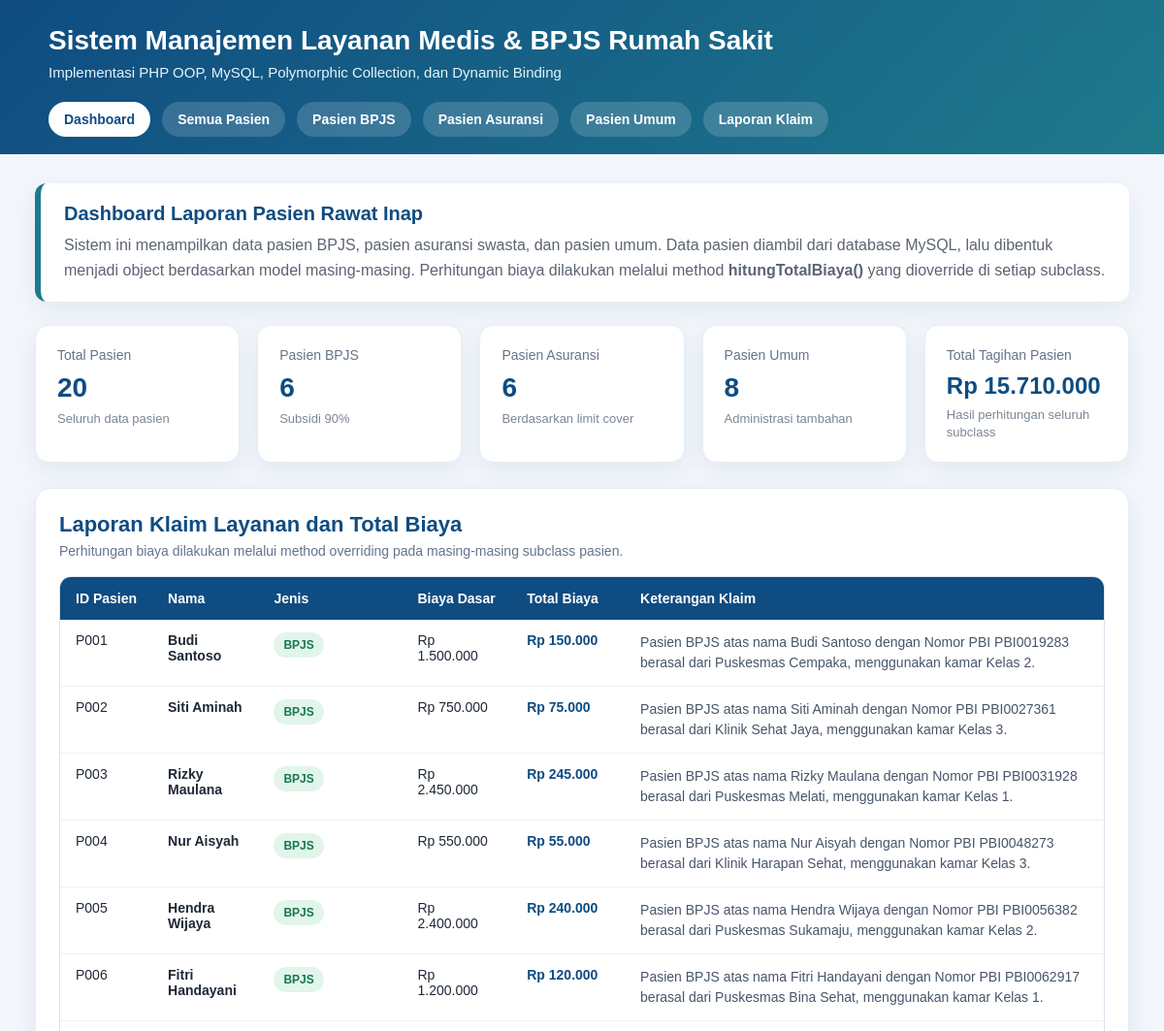
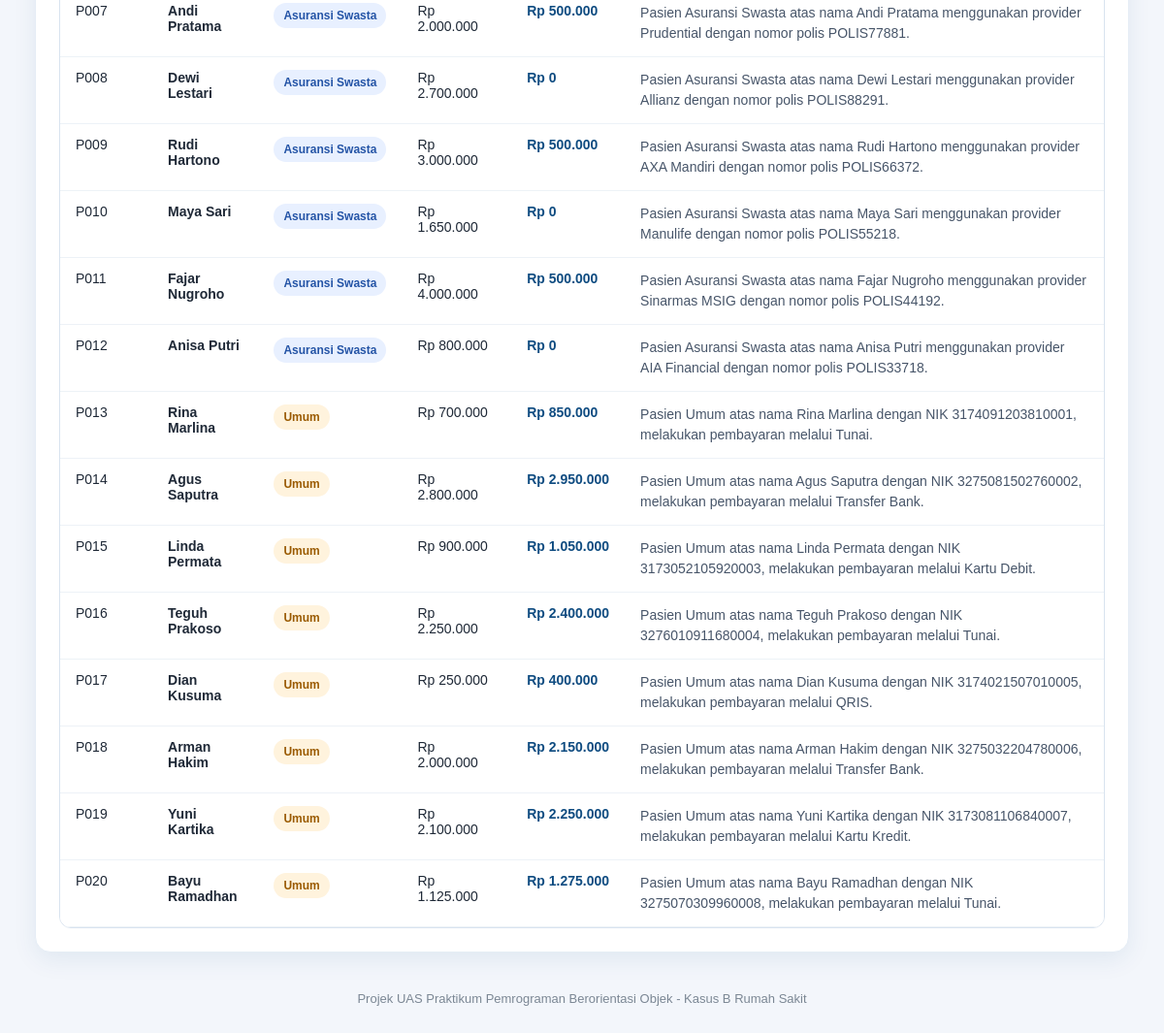
The page / on the database its author committed (2 pictures, top to bottom).
### tables this page shows
CREATE TABLE `pasien_bpjs` (
  `id_pasien` varchar(10) NOT NULL,
  `nomor_pbi` varchar(30) NOT NULL,
  `faskes_asal` varchar(100) NOT NULL,
  `kelas_kamar` varchar(20) NOT NULL
);

CREATE TABLE `pasien` (
  `id_pasien` varchar(10) NOT NULL,
  `nama` varchar(100) NOT NULL,
  `usia` int NOT NULL,
  `lama_rawat` int NOT NULL,
  `biaya_kamar_per_hari` decimal(12,2) NOT NULL,
  `jenis_pasien` enum('BPJS','ASURANSI','UMUM') NOT NULL
);

CREATE TABLE `pasien_asuransi_swasta` (
  `id_pasien` varchar(10) NOT NULL,
  `nama_provider` varchar(100) NOT NULL,
  `nomor_polis` varchar(30) NOT NULL,
  `limit_cover` decimal(12,2) NOT NULL
);

CREATE TABLE `pasien_umum` (
  `id_pasien` varchar(10) NOT NULL,
  `nik` varchar(20) NOT NULL,
  `metode_pembayaran` varchar(50) NOT NULL
);

### config/Koneksi.php (called while the page is built, shortened)
<?php
class Koneksi
{
    private $host = "localhost";
    private $username = "root";
    private $password = "";
    private $database = "rumah_sakit_pbo";
    public function __construct()
    {
        $this->conn = new mysqli(
            $this->host,
            $this->username,
            $this->password,
            $this->database
        );
    }
}

### dal/PasienDAL.php (called while the page is built, shortened)
<?php
require_once __DIR__ . "/../config/Koneksi.php";
require_once __DIR__ . "/../models/PasienBPJS.php";
require_once __DIR__ . "/../models/PasienAsuransiSwasta.php";
require_once __DIR__ . "/../models/PasienUmum.php";
class PasienDAL extends Koneksi
{
    public function getSemuaPasien()
    {
        $query = "
            SELECT
                pasien.id_pasien,
                pasien.nama,
                pasien.usia,
                pasien.lama_rawat,
                pasien.biaya_kamar_per_hari,
                pasien.jenis_pasien,
                pasien_bpjs.nomor_pbi,
                pasien_bpjs.faskes_asal,
                pasien_bpjs.kelas_kamar,
                pasien_asuransi_swasta.nama_provider,
                pasien_asuransi_swasta.nomor_polis,
                pasien_asuransi_swasta.limit_cover,
                pasien_umum.nik,
                pasien_umum.metode_pembayaran
            FROM pasien
            LEFT JOIN pasien_bpjs
                ON pasien.id_pasien = pasien_bpjs.id_pasien
            LEFT JOIN pasien_asuransi_swasta
                ON pasien.id_pasien = pasien_asuransi_swasta.id_pasien
            LEFT JOIN pasien_umum
                ON pasien.id_pasien = pasien_umum.id_pasien
            ORDER BY pasien.id_pasien ASC
        ";
        $result = $this->conn->query($query);
        $daftarPasien = [];
        while ($row = $result->fetch_assoc()) {
            $daftarPasien[] = $this->ubahKeObjekPasien($row);
        }
        return $daftarPasien;
    }
    private function ubahKeObjekPasien($row)
    {
        if ($row["jenis_pasien"] == "BPJS") {
            return new PasienBPJS(
                $row["id_pasien"],
                $row["nama"],
                $row["usia"],
                $row["lama_rawat"],
                $row["biaya_kamar_per_hari"],
                $row["nomor_pbi"],
                $row["faskes_asal"],
                $row["kelas_kamar"]
            );
        }
        if ($row["jenis_pasien"] == "ASURANSI") {
            return new PasienAsuransiSwasta(
                $row["id_pasien"],
                $row["nama"],
                $row["usia"],
                $row["lama_rawat"],
                $row["biaya_kamar_per_hari"],
                $row["nama_provider"],
                $row["nomor_polis"],
                $row["limit_cover"]
            );
        }
        if ($row["jenis_pasien"] == "UMUM") {
            return new PasienUmum(
                $row["id_pasien"],
                $row["nama"],
                $row["usia"],
                $row["lama_rawat"],
                $row["biaya_kamar_per_hari"],
                $row["nik"],
                $row["metode_pembayaran"]
            );
        }
        return null;
    }
}

### Models/Pasien.php (called while the page is built, shortened)
<?php
abstract class Pasien
{
    protected $idPasien;
    protected $nama;
    protected $lamaRawat;
    protected $biayaKamarPerHari;
    public function __construct($idPasien, $nama, $usia, $lamaRawat, $biayaKamarPerHari)
    {
        $this->idPasien = $idPasien;
        $this->nama = $nama;
        $this->lamaRawat = $lamaRawat;
        $this->biayaKamarPerHari = $biayaKamarPerHari;
    }
    public function getIdPasien()
    {
        return $this->idPasien;
    }
    public function getNama()
    {
        return $this->nama;
    }
    public function hitungBiayaDasar()
    {
        return $this->lamaRawat * $this->biayaKamarPerHari;
    }
}

### Models/PasienBPJS.php (called while the page is built, shortened)
<?php
require_once __DIR__ . "/Pasien.php";
class PasienBPJS extends Pasien
{
    private $nomorPBI;
    private $faskesAsal;
    private $kelasKamar;
    public function __construct($idPasien, $nama, $usia, $lamaRawat, $biayaKamarPerHari, $nomorPBI, $faskesAsal, $kelasKamar)
    {
        $this->nomorPBI = $nomorPBI;
        $this->faskesAsal = $faskesAsal;
        $this->kelasKamar = $kelasKamar;
    }
    public function hitungTotalBiaya()
    {
        return $this->hitungBiayaDasar() * 0.10;
    }
    public function cetakKlaimLayanan()
    {
        return "Pasien BPJS atas nama {$this->nama} dengan Nomor PBI {$this->nomorPBI} berasal dari {$this->faskesAsal}, menggunakan kamar {$this->kelasKamar}.";
    }
}

### Models/PasienAsuransiSwasta.php (called while the page is built, shortened)
<?php
require_once __DIR__ . "/Pasien.php";
class PasienAsuransiSwasta extends Pasien
{
    private $namaProvider;
    private $nomorPolis;
    private $limitCover;
    public function __construct($idPasien, $nama, $usia, $lamaRawat, $biayaKamarPerHari, $namaProvider, $nomorPolis, $limitCover)
    {
        $this->namaProvider = $namaProvider;
        $this->nomorPolis = $nomorPolis;
        $this->limitCover = $limitCover;
    }
    public function hitungTotalBiaya()
    {
        $biayaDasar = $this->hitungBiayaDasar();
        if ($biayaDasar > $this->limitCover) {
            return $biayaDasar - $this->limitCover;
        }
        return 0;
    }
    public function cetakKlaimLayanan()
    {
        return "Pasien Asuransi Swasta atas nama {$this->nama} menggunakan provider {$this->namaProvider} dengan nomor polis {$this->nomorPolis}.";
    }
}

### Models/PasienUmum.php (called while the page is built, shortened)
<?php
require_once __DIR__ . "/Pasien.php";
class PasienUmum extends Pasien
{
    private $nik;
    private $metodePembayaran;
    private $biayaAdministrasi = 150000;
    public function __construct($idPasien, $nama, $usia, $lamaRawat, $biayaKamarPerHari, $nik, $metodePembayaran)
    {
        $this->nik = $nik;
        $this->metodePembayaran = $metodePembayaran;
    }
    public function hitungTotalBiaya()
    {
        return $this->hitungBiayaDasar() + $this->biayaAdministrasi;
    }
    public function cetakKlaimLayanan()
    {
        return "Pasien Umum atas nama {$this->nama} dengan NIK {$this->nik}, melakukan pembayaran melalui {$this->metodePembayaran}.";
    }
}

### controllers/ManajemenRumahSakit.php (the view, shortened to what this page needs)
<?php
require_once __DIR__ . "/../dal/PasienDAL.php";
class ManajemenRumahSakit
{
    private $daftarPasien = [];
    public function __construct()
    {
        $this->pasienDAL = new PasienDAL();
        $this->daftarPasien = $this->pasienDAL->getSemuaPasien();
    }
    private function formatRupiah($angka)
    {
        return "Rp " . number_format($angka, 0, ",", ".");
    }
    private function getJenisPasien($pasien)
    {
        if ($pasien instanceof PasienBPJS) {
            return "BPJS";
        }
        if ($pasien instanceof PasienAsuransiSwasta) {
            return "Asuransi Swasta";
        }
        if ($pasien instanceof PasienUmum) {
            return "Umum";
        }
        return "Tidak Diketahui";
    }
    private function getBadgeClass($pasien)
    {
        if ($pasien instanceof PasienBPJS) {
            return "badge badge-bpjs";
        }
        if ($pasien instanceof PasienAsuransiSwasta) {
            return "badge badge-asuransi";
        }
        if ($pasien instanceof PasienUmum) {
            return "badge badge-umum";
        }
        return "badge";
    }
    public function tampilkanRingkasanStatistik()
    {
        $totalPasien = count($this->daftarPasien);
        $totalBPJS = 0;
        $totalAsuransi = 0;
        $totalUmum = 0;
        $totalBiaya = 0;
        foreach ($this->daftarPasien as $pasien) {
            if ($pasien instanceof PasienBPJS) {
                $totalBPJS++;
            } elseif ($pasien instanceof PasienAsuransiSwasta) {
                $totalAsuransi++;
            } elseif ($pasien instanceof PasienUmum) {
                $totalUmum++;
            }
            $totalBiaya += $pasien->hitungTotalBiaya();
        }
        echo "
            <div class='stats-grid'>
                <div class='stat-card'>
                    <p>Total Pasien</p>
                    <h3>{$totalPasien}</h3>
                    <span>Seluruh data pasien</span>
                </div>
                <div class='stat-card'>
                    <p>Pasien BPJS</p>
                    <h3>{$totalBPJS}</h3>
                    <span>Subsidi 90%</span>
                </div>
                <div class='stat-card'>
                    <p>Pasien Asuransi</p>
                    <h3>{$totalAsuransi}</h3>
                    <span>Berdasarkan limit cover</span>
                </div>
                <div class='stat-card'>
                    <p>Pasien Umum</p>
                    <h3>{$totalUmum}</h3>
                    <span>Administrasi tambahan</span>
                </div>
                <div class='stat-card wide'>
                    <p>Total Tagihan Pasien</p>
                    <h3>" . $this->formatRupiah($totalBiaya) . "</h3>
                    <span>Hasil perhitungan seluruh subclass</span>
                </div>
            </div>
        ";
    }
    public function cetakLaporanKlaimLayanan()
    {
        echo "
            <div class='section-header'>
                <div>
                    <h2>Laporan Klaim Layanan dan Total Biaya</h2>
                    <p>Perhitungan biaya dilakukan melalui method overriding pada masing-masing subclass pasien.</p>
                </div>
            </div>
        ";
        echo "<div class='table-wrapper'>";
        echo "<table class='data-table'>";
        echo "
            <tr>
                <th>ID Pasien</th>
                <th>Nama</th>
                <th>Jenis</th>
                <th>Biaya Dasar</th>
                <th>Total Biaya</th>
                <th>Keterangan Klaim</th>
            </tr>
        ";
        foreach ($this->daftarPasien as $pasien) {
            echo "<tr>";
            echo "<td>" . htmlspecialchars($pasien->getIdPasien()) . "</td>";
            echo "<td class='name-cell'>" . htmlspecialchars($pasien->getNama()) . "</td>";
            echo "<td><span class='" . $this->getBadgeClass($pasien) . "'>" . $this->getJenisPasien($pasien) . "</span></td>";
            echo "<td>" . $this->formatRupiah($pasien->hitungBiayaDasar()) . "</td>";
            echo "<td class='total-cell'>" . $this->formatRupiah($pasien->hitungTotalBiaya()) . "</td>";
            echo "<td class='desc-cell'>" . htmlspecialchars($pasien->cetakKlaimLayanan()) . "</td>";
            echo "</tr>";
        }
        echo "</table>";
        echo "</div>";
    }
}

### rows shown on the page
pasien_bpjs: id_pasien.id_pasien "P001", id_pasien.nama "Budi Santoso", JenisPasien "BPJS", id_pasien.biaya_kamar_per_hari "Rp 1.500.000", id_pasien.biaya_kamar_per_hari "Rp 150.000", $pasien->cetakKlaimLayanan() "Pasien BPJS atas nama Budi Santoso dengan Nomor PBI PBI0019283 berasal dari Puskesmas Cempaka, menggunakan kamar Kelas 2."
pasien_bpjs: id_pasien.id_pasien "P002", id_pasien.nama "Siti Aminah", JenisPasien "BPJS", id_pasien.biaya_kamar_per_hari "Rp 750.000", id_pasien.biaya_kamar_per_hari "Rp 75.000", $pasien->cetakKlaimLayanan() "Pasien BPJS atas nama Siti Aminah dengan Nomor PBI PBI0027361 berasal dari Klinik Sehat Jaya, menggunakan kamar Kelas 3."
pasien_bpjs: id_pasien.id_pasien "P003", id_pasien.nama "Rizky Maulana", JenisPasien "BPJS", id_pasien.biaya_kamar_per_hari "Rp 2.450.000", id_pasien.biaya_kamar_per_hari "Rp 245.000", $pasien->cetakKlaimLayanan() "Pasien BPJS atas nama Rizky Maulana dengan Nomor PBI PBI0031928 berasal dari Puskesmas Melati, menggunakan kamar Kelas 1."
pasien_bpjs: id_pasien.id_pasien "P004", id_pasien.nama "Nur Aisyah", JenisPasien "BPJS", id_pasien.biaya_kamar_per_hari "Rp 550.000", id_pasien.biaya_kamar_per_hari "Rp 55.000", $pasien->cetakKlaimLayanan() "Pasien BPJS atas nama Nur Aisyah dengan Nomor PBI PBI0048273 berasal dari Klinik Harapan Sehat, menggunakan kamar Kelas 3."
pasien_bpjs: id_pasien.id_pasien "P005", id_pasien.nama "Hendra Wijaya", JenisPasien "BPJS", id_pasien.biaya_kamar_per_hari "Rp 2.400.000", id_pasien.biaya_kamar_per_hari "Rp 240.000", $pasien->cetakKlaimLayanan() "Pasien BPJS atas nama Hendra Wijaya dengan Nomor PBI PBI0056382 berasal dari Puskesmas Sukamaju, menggunakan kamar Kelas 2."
pasien_bpjs: id_pasien.id_pasien "P006", id_pasien.nama "Fitri Handayani", JenisPasien "BPJS", id_pasien.biaya_kamar_per_hari "Rp 1.200.000", id_pasien.biaya_kamar_per_hari "Rp 120.000", $pasien->cetakKlaimLayanan() "Pasien BPJS atas nama Fitri Handayani dengan Nomor PBI PBI0062917 berasal dari Puskesmas Bina Sehat, menggunakan kamar Kelas 1."
pasien_asuransi_swasta: id_pasien.id_pasien "P007", id_pasien.nama "Andi Pratama", JenisPasien "Asuransi Swasta", id_pasien.biaya_kamar_per_hari "Rp 2.000.000", $this->formatRupiah($pasien->hitungTotalBiaya()) "Rp 500.000", $pasien->cetakKlaimLayanan() "Pasien Asuransi Swasta atas nama Andi Pratama menggunakan provider Prudential dengan nomor polis POLIS77881."
pasien_asuransi_swasta: id_pasien.id_pasien "P008", id_pasien.nama "Dewi Lestari", JenisPasien "Asuransi Swasta", id_pasien.biaya_kamar_per_hari "Rp 2.700.000", hitungTotalBiaya "Rp 0", $pasien->cetakKlaimLayanan() "Pasien Asuransi Swasta atas nama Dewi Lestari menggunakan provider Allianz dengan nomor polis POLIS88291."
pasien_asuransi_swasta: id_pasien.id_pasien "P009", id_pasien.nama "Rudi Hartono", JenisPasien "Asuransi Swasta", id_pasien.biaya_kamar_per_hari "Rp 3.000.000", $this->formatRupiah($pasien->hitungTotalBiaya()) "Rp 500.000", $pasien->cetakKlaimLayanan() "Pasien Asuransi Swasta atas nama Rudi Hartono menggunakan provider AXA Mandiri dengan nomor polis POLIS66372."
pasien_asuransi_swasta: id_pasien.id_pasien "P010", id_pasien.nama "Maya Sari", JenisPasien "Asuransi Swasta", id_pasien.biaya_kamar_per_hari "Rp 1.650.000", hitungTotalBiaya "Rp 0", $pasien->cetakKlaimLayanan() "Pasien Asuransi Swasta atas nama Maya Sari menggunakan provider Manulife dengan nomor polis POLIS55218."
pasien_asuransi_swasta: id_pasien.id_pasien "P011", id_pasien.nama "Fajar Nugroho", JenisPasien "Asuransi Swasta", id_pasien.biaya_kamar_per_hari "Rp 4.000.000", $this->formatRupiah($pasien->hitungTotalBiaya()) "Rp 500.000", $pasien->cetakKlaimLayanan() "Pasien Asuransi Swasta atas nama Fajar Nugroho menggunakan provider Sinarmas MSIG dengan nomor polis POLIS44192."
pasien_asuransi_swasta: id_pasien.id_pasien "P012", id_pasien.nama "Anisa Putri", JenisPasien "Asuransi Swasta", id_pasien.biaya_kamar_per_hari "Rp 800.000", hitungTotalBiaya "Rp 0", $pasien->cetakKlaimLayanan() "Pasien Asuransi Swasta atas nama Anisa Putri menggunakan provider AIA Financial dengan nomor polis POLIS33718."
pasien_umum: id_pasien.id_pasien "P013", id_pasien.nama "Rina Marlina", JenisPasien "Umum", id_pasien.biaya_kamar_per_hari "Rp 700.000", id_pasien.biaya_kamar_per_hari "Rp 850.000", $pasien->cetakKlaimLayanan() "Pasien Umum atas nama Rina Marlina dengan NIK 3174091203810001, melakukan pembayaran melalui Tunai."
pasien_umum: id_pasien.id_pasien "P014", id_pasien.nama "Agus Saputra", JenisPasien "Umum", id_pasien.biaya_kamar_per_hari "Rp 2.800.000", id_pasien.biaya_kamar_per_hari "Rp 2.950.000", $pasien->cetakKlaimLayanan() "Pasien Umum atas nama Agus Saputra dengan NIK 3275081502760002, melakukan pembayaran melalui Transfer Bank."
pasien_umum: id_pasien.id_pasien "P015", id_pasien.nama "Linda Permata", JenisPasien "Umum", id_pasien.biaya_kamar_per_hari "Rp 900.000", id_pasien.biaya_kamar_per_hari "Rp 1.050.000", $pasien->cetakKlaimLayanan() "Pasien Umum atas nama Linda Permata dengan NIK 3173052105920003, melakukan pembayaran melalui Kartu Debit."
pasien_umum: id_pasien.id_pasien "P016", id_pasien.nama "Teguh Prakoso", JenisPasien "Umum", id_pasien.biaya_kamar_per_hari "Rp 2.250.000", id_pasien.biaya_kamar_per_hari "Rp 2.400.000", $pasien->cetakKlaimLayanan() "Pasien Umum atas nama Teguh Prakoso dengan NIK 3276010911680004, melakukan pembayaran melalui Tunai."
pasien_umum: id_pasien.id_pasien "P017", id_pasien.nama "Dian Kusuma", JenisPasien "Umum", id_pasien.biaya_kamar_per_hari "Rp 250.000", id_pasien.biaya_kamar_per_hari "Rp 400.000", $pasien->cetakKlaimLayanan() "Pasien Umum atas nama Dian Kusuma dengan NIK 3174021507010005, melakukan pembayaran melalui QRIS."
pasien_umum: id_pasien.id_pasien "P018", id_pasien.nama "Arman Hakim", JenisPasien "Umum", id_pasien.biaya_kamar_per_hari "Rp 2.000.000", id_pasien.biaya_kamar_per_hari "Rp 2.150.000", $pasien->cetakKlaimLayanan() "Pasien Umum atas nama Arman Hakim dengan NIK 3275032204780006, melakukan pembayaran melalui Transfer Bank."
pasien_umum: id_pasien.id_pasien "P019", id_pasien.nama "Yuni Kartika", JenisPasien "Umum", id_pasien.biaya_kamar_per_hari "Rp 2.100.000", id_pasien.biaya_kamar_per_hari "Rp 2.250.000", $pasien->cetakKlaimLayanan() "Pasien Umum atas nama Yuni Kartika dengan NIK 3173081106840007, melakukan pembayaran melalui Kartu Kredit."
pasien_umum: id_pasien.id_pasien "P020", id_pasien.nama "Bayu Ramadhan", JenisPasien "Umum", id_pasien.biaya_kamar_per_hari "Rp 1.125.000", id_pasien.biaya_kamar_per_hari "Rp 1.275.000", $pasien->cetakKlaimLayanan() "Pasien Umum atas nama Bayu Ramadhan dengan NIK 3275070309960008, melakukan pembayaran melalui Tunai."

### other values the page prints
$totalPasien "20"
$totalBPJS "6"
$totalAsuransi "6"
$totalUmum "8"
$this->formatRupiah($totalBiaya) "Rp 15.710.000"
